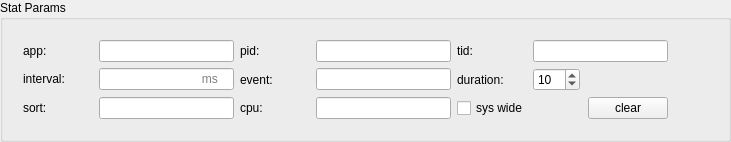
         <widget class="QGroupBox" name="groupBox_stat">
          <property name="sizePolicy">
           <sizepolicy hsizetype="Preferred" vsizetype="Preferred">
            <horstretch>0</horstretch>
            <verstretch>0</verstretch>
           </sizepolicy>
          </property>
          <property name="minimumSize">
           <size>
            <width>0</width>
            <height>0</height>
           </size>
          </property>
          <property name="maximumSize">
           <size>
            <width>16777215</width>
            <height>148</height>
           </size>
          </property>
          <property name="title">
           <string>Stat Params</string>
          </property>
          <layout class="QGridLayout" name="gridLayout_15">
           <item row="0" column="1">
            <widget class="QWidget" name="widget_4" native="true">
             <property name="sizePolicy">
              <sizepolicy hsizetype="Fixed" vsizetype="Fixed">
               <horstretch>0</horstretch>
               <verstretch>0</verstretch>
              </sizepolicy>
             </property>
             <layout class="QGridLayout" name="gridLayout_20">
              <item row="0" column="0">
               <layout class="QHBoxLayout" name="horizontalLayout_7">
                <item>
                 <widget class="QLabel" name="label_statapp">
                  <property name="minimumSize">
                   <size>
                    <width>70</width>
                    <height>0</height>
                   </size>
                  </property>
                  <property name="maximumSize">
                   <size>
                    <width>70</width>
                    <height>16777215</height>
                   </size>
                  </property>
                  <property name="text">
                   <string>app:</string>
                  </property>
                 </widget>
                </item>
                <item>
                 <widget class="QLineEdit" name="lineEdit_statapp">
                  <property name="minimumSize">
                   <size>
                    <width>135</width>
                    <height>0</height>
                   </size>
                  </property>
                  <property name="maximumSize">
                   <size>
                    <width>100</width>
                    <height>16777215</height>
                   </size>
                  </property>
                 </widget>
                </item>
               </layout>
              </item>
              <item row="0" column="1">
               <layout class="QHBoxLayout" name="horizontalLayout_20">
                <item>
                 <widget class="QLabel" name="label_statpid">
                  <property name="minimumSize">
                   <size>
                    <width>70</width>
                    <height>0</height>
                   </size>
                  </property>
                  <property name="maximumSize">
                   <size>
                    <width>70</width>
                    <height>16777215</height>
                   </size>
                  </property>
                  <property name="text">
                   <string>pid:</string>
                  </property>
                 </widget>
                </item>
                <item>
                 <widget class="QLineEdit" name="lineEdit_statpid">
                  <property name="minimumSize">
                   <size>
                    <width>135</width>
                    <height>0</height>
                   </size>
                  </property>
                  <property name="maximumSize">
                   <size>
                    <width>100</width>
                    <height>16777215</height>
                   </size>
                  </property>
                 </widget>
                </item>
               </layout>
              </item>
              <item row="0" column="2">
               <layout class="QHBoxLayout" name="horizontalLayout_8">
                <item>
                 <widget class="QLabel" name="label_stattid">
                  <property name="minimumSize">
                   <size>
                    <width>70</width>
                    <height>0</height>
                   </size>
                  </property>
                  <property name="maximumSize">
                   <size>
                    <width>70</width>
                    <height>16777215</height>
                   </size>
                  </property>
                  <property name="text">
                   <string>tid:</string>
                  </property>
                 </widget>
                </item>
                <item>
                 <widget class="QLineEdit" name="lineEdit_stattid">
                  <property name="minimumSize">
                   <size>
                    <width>135</width>
                    <height>0</height>
                   </size>
                  </property>
                  <property name="maximumSize">
                   <size>
                    <width>100</width>
                    <height>16777215</height>
                   </size>
                  </property>
                 </widget>
                </item>
               </layout>
              </item>
              <item row="1" column="0">
               <layout class="QGridLayout" name="gridLayout_19">
                <item row="0" column="0">
                 <widget class="QLabel" name="label_statinterval">
                  <property name="minimumSize">
                   <size>
                    <width>70</width>
                    <height>0</height>
                   </size>
                  </property>
                  <property name="maximumSize">
                   <size>
                    <width>70</width>
                    <height>16777215</height>
                   </size>
                  </property>
                  <property name="text">
                   <string>interval:</string>
                  </property>
                 </widget>
                </item>
                <item row="0" column="1">
                 <widget class="QLineEdit" name="lineEdit_statinterval">
                  <property name="minimumSize">
                   <size>
                    <width>135</width>
                    <height>0</height>
                   </size>
                  </property>
                  <property name="maximumSize">
                   <size>
                    <width>100</width>
                    <height>16777215</height>
                   </size>
                  </property>
                  <property name="placeholderText">
                   <string>                              ms</string>
                  </property>
                 </widget>
                </item>
               </layout>
              </item>
              <item row="1" column="1">
               <layout class="QHBoxLayout" name="horizontalLayout_10">
                <item>
                 <widget class="QLabel" name="label_statevent">
                  <property name="minimumSize">
                   <size>
                    <width>70</width>
                    <height>0</height>
                   </size>
                  </property>
                  <property name="maximumSize">
                   <size>
                    <width>70</width>
                    <height>16777215</height>
                   </size>
                  </property>
                  <property name="text">
                   <string>event:</string>
                  </property>
                 </widget>
                </item>
                <item>
                 <widget class="QLineEdit" name="lineEdit_statevent">
                  <property name="minimumSize">
                   <size>
                    <width>135</width>
                    <height>0</height>
                   </size>
                  </property>
                  <property name="maximumSize">
                   <size>
                    <width>100</width>
                    <height>16777215</height>
                   </size>
                  </property>
                 </widget>
                </item>
               </layout>
              </item>
              <item row="1" column="2">
               <layout class="QHBoxLayout" name="horizontalLayout_11">
                <item>
                 <widget class="QLabel" name="label_statduration">
                  <property name="minimumSize">
                   <size>
                    <width>70</width>
                    <height>0</height>
                   </size>
                  </property>
                  <property name="maximumSize">
                   <size>
                    <width>70</width>
                    <height>16777215</height>
                   </size>
                  </property>
                  <property name="text">
                   <string>duration:</string>
                  </property>
                 </widget>
                </item>
                <item>
                 <widget class="QSpinBox" name="spinBox_statduration">
                  <property name="maximumSize">
                   <size>
                    <width>60</width>
                    <height>16777215</height>
                   </size>
                  </property>
                  <property name="minimum">
                   <number>0</number>
                  </property>
                  <property name="maximum">
                   <number>999</number>
                  </property>
                  <property name="singleStep">
                   <number>10</number>
                  </property>
                  <property name="value">
                   <number>10</number>
                  </property>
                 </widget>
                </item>
                <item>
                 <spacer name="horizontalSpacer_6">
                  <property name="orientation">
                   <enum>Qt::Horizontal</enum>
                  </property>
                  <property name="sizeHint" stdset="0">
                   <size>
                    <width>40</width>
                    <height>20</height>
                   </size>
                  </property>
                 </spacer>
                </item>
               </layout>
              </item>
              <item row="2" column="0">
               <layout class="QGridLayout" name="gridLayout_17">
                <item row="0" column="0">
                 <widget class="QLabel" name="label_statsort">
                  <property name="minimumSize">
                   <size>
                    <width>70</width>
                    <height>0</height>
                   </size>
                  </property>
                  <property name="maximumSize">
                   <size>
                    <width>70</width>
                    <height>16777215</height>
                   </size>
                  </property>
                  <property name="text">
                   <string>sort:</string>
                  </property>
                 </widget>
                </item>
                <item row="0" column="1">
                 <widget class="QLineEdit" name="lineEdit_statsort">
                  <property name="minimumSize">
                   <size>
                    <width>135</width>
                    <height>0</height>
                   </size>
                  </property>
                  <property name="maximumSize">
                   <size>
                    <width>100</width>
                    <height>16777215</height>
                   </size>
                  </property>
                 </widget>
                </item>
               </layout>
              </item>
              <item row="2" column="1">
               <layout class="QHBoxLayout" name="horizontalLayout_9">
                <item>
                 <widget class="QLabel" name="label_statcpu">
                  <property name="minimumSize">
                   <size>
                    <width>70</width>
                    <height>0</height>
                   </size>
                  </property>
                  <property name="maximumSize">
                   <size>
                    <width>70</width>
                    <height>16777215</height>
                   </size>
                  </property>
                  <property name="text">
                   <string>cpu:</string>
                  </property>
                 </widget>
                </item>
                <item>
                 <widget class="QLineEdit" name="lineEdit_statcpu">
                  <property name="minimumSize">
                   <size>
                    <width>135</width>
                    <height>0</height>
                   </size>
                  </property>
                  <property name="maximumSize">
                   <size>
                    <width>100</width>
                    <height>16777215</height>
                   </size>
                  </property>
                 </widget>
                </item>
               </layout>
              </item>
              <item row="2" column="2">
               <layout class="QHBoxLayout" name="horizontalLayout_23">
                <item>
                 <widget class="QCheckBox" name="checkBox_statsw">
                  <property name="sizePolicy">
                   <sizepolicy hsizetype="Maximum" vsizetype="Fixed">
                    <horstretch>0</horstretch>
                    <verstretch>0</verstretch>
                   </sizepolicy>
                  </property>
                  <property name="text">
                   <string>sys wide</string>
                  </property>
                 </widget>
                </item>
                <item>
                 <spacer name="horizontalSpacer_11">
                  <property name="orientation">
                   <enum>Qt::Horizontal</enum>
                  </property>
                  <property name="sizeHint" stdset="0">
                   <size>
                    <width>40</width>
                    <height>20</height>
                   </size>
                  </property>
                 </spacer>
                </item>
                <item>
                 <widget class="QPushButton" name="pushButton_statclear">
                  <property name="sizePolicy">
                   <sizepolicy hsizetype="Fixed" vsizetype="Fixed">
                    <horstretch>0</horstretch>
                    <verstretch>0</verstretch>
                   </sizepolicy>
                  </property>
                  <property name="text">
                   <string>clear</string>
                  </property>
                 </widget>
                </item>
               </layout>
              </item>
             </layout>
            </widget>
           </item>
           <item row="0" column="2">
            <spacer name="horizontalSpacer_7">
             <property name="orientation">
              <enum>Qt::Horizontal</enum>
             </property>
             <property name="sizeHint" stdset="0">
              <size>
               <width>40</width>
               <height>20</height>
              </size>
             </property>
            </spacer>
           </item>
          </layout>
         </widget>
